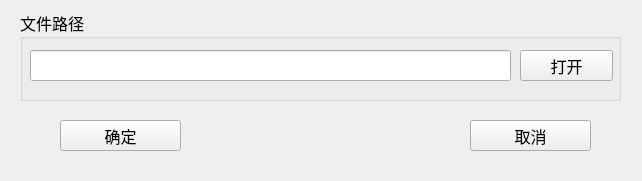
<?xml version="1.0" encoding="UTF-8"?>
<ui version="4.0">
 <class>FormPlayData</class>
 <widget class="QWidget" name="FormPlayData">
  <property name="geometry">
   <rect>
    <x>0</x>
    <y>0</y>
    <width>642</width>
    <height>181</height>
   </rect>
  </property>
  <property name="font">
   <font>
    <family>Arial</family>
    <pointsize>12</pointsize>
   </font>
  </property>
  <property name="windowTitle">
   <string>数据演示</string>
  </property>
  <widget class="QGroupBox" name="pathSelectGroupBox">
   <property name="geometry">
    <rect>
     <x>20</x>
     <y>10</y>
     <width>601</width>
     <height>91</height>
    </rect>
   </property>
   <property name="font">
    <font>
     <family>黑体</family>
     <pointsize>12</pointsize>
    </font>
   </property>
   <property name="title">
    <string>文件路径</string>
   </property>
   <widget class="QLineEdit" name="readPathLineEdit">
    <property name="geometry">
     <rect>
      <x>10</x>
      <y>40</y>
      <width>481</width>
      <height>31</height>
     </rect>
    </property>
    <property name="font">
     <font>
      <family>Times New Roman</family>
      <pointsize>12</pointsize>
     </font>
    </property>
   </widget>
   <widget class="QPushButton" name="openButton">
    <property name="geometry">
     <rect>
      <x>500</x>
      <y>40</y>
      <width>93</width>
      <height>31</height>
     </rect>
    </property>
    <property name="text">
     <string>打开</string>
    </property>
   </widget>
  </widget>
  <widget class="QPushButton" name="okButton">
   <property name="geometry">
    <rect>
     <x>60</x>
     <y>120</y>
     <width>121</width>
     <height>31</height>
    </rect>
   </property>
   <property name="font">
    <font>
     <family>黑体</family>
     <pointsize>12</pointsize>
    </font>
   </property>
   <property name="text">
    <string>确定</string>
   </property>
  </widget>
  <widget class="QPushButton" name="cancelButton">
   <property name="geometry">
    <rect>
     <x>470</x>
     <y>120</y>
     <width>121</width>
     <height>31</height>
    </rect>
   </property>
   <property name="font">
    <font>
     <family>黑体</family>
     <pointsize>12</pointsize>
    </font>
   </property>
   <property name="text">
    <string>取消</string>
   </property>
  </widget>
 </widget>
 <resources/>
 <connections/>
</ui>
